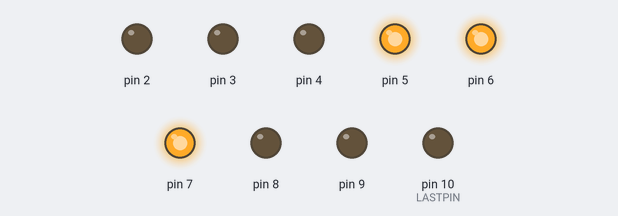
A sketch run on a simulated Arduino Uno, built with avr-gcc and run on an emulated ATmega328P. Parts: output pins drawn as LEDs (lit = HIGH). Pins used as bus, display or sensor lines are not drawn.

Above: at 0.5 s.
At 1.2 s:
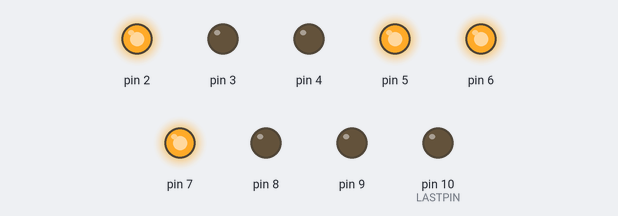
At 1.7 s:
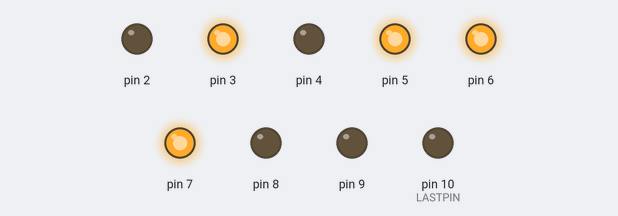
At 3.2 s:
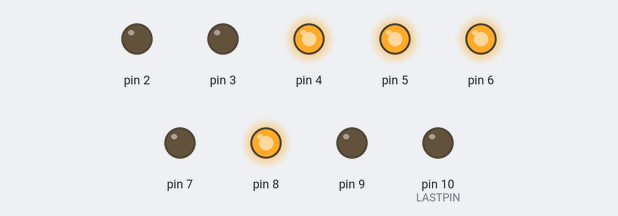
At 4.5 s:
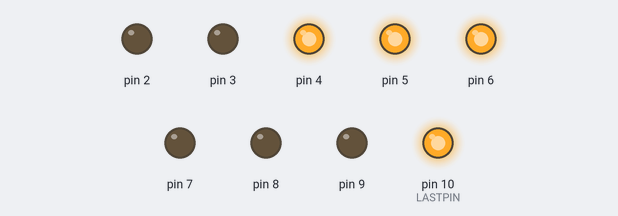
At 6.5 s:
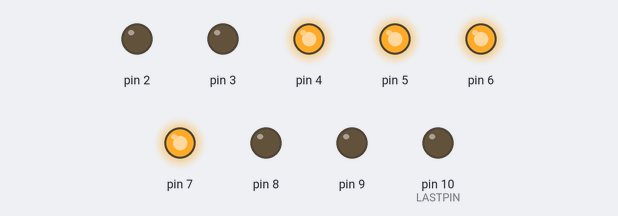
Timing chart, 0 to 9.2 s (numbered marks = the images above):
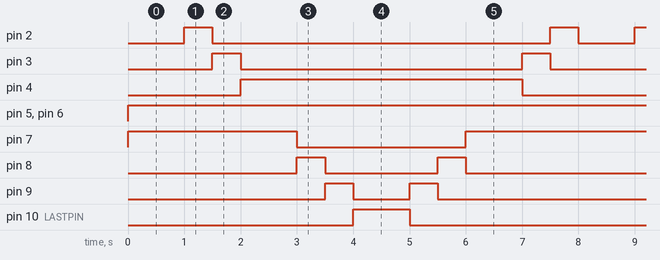

The sketch:

LED_patterns_2.ino
```cpp
/* Generation of LED patterns (part 2)
 * Reference link : https://www.facebook.com/watch/?v=231378848647363
 *
 * Hardware components
 *  Arduino Uno
 *  LED Bargraph
 *
 * Author : Sanghavi
 * Date : 04-09-2022
 */

const int FIRSTPIN = 1;
const int LASTPIN = 10;
void setup() {
  // configuring 1st to last pin to OUTPUT mode
  for(int pin = FIRSTPIN;pin<=LASTPIN;pin++)
  {
    pinMode(pin,OUTPUT);

  }
}

void loop() {
  pattern7();

}

void pattern1() // LED FILL
{
  for(int pin = FIRSTPIN;pin<=LASTPIN;pin++)
  {
    digitalWrite(pin,HIGH);
    delay(1000);
  }
  for(int pin = FIRSTPIN;pin<=LASTPIN;pin++)
  {
    digitalWrite(pin,LOW);
    delay(1000);
  }
}

void pattern2() // 2-Alternate LEDs
{
  for(int pin = FIRSTPIN;pin<=LASTPIN;pin= pin+2)
  {
    digitalWrite(pin,HIGH);
    delay(500);
    digitalWrite(pin,LOW);
  }
  for(int pin = FIRSTPIN+1;pin<=LASTPIN;pin = pin+2)
  {
    digitalWrite(pin,HIGH);
    delay(500);
    digitalWrite(pin,LOW);
  }
}

void pattern3()  // Falling water drop
{
  for(int pin = FIRSTPIN;pin<=LASTPIN;pin++)
  {
    if(pin== FIRSTPIN) {
      digitalWrite(pin,HIGH);
      delay(1000);
      digitalWrite(pin,LOW);
    }
    else{
      digitalWrite(pin,HIGH);
      delay(100);
      digitalWrite(pin,LOW);
    }
  }
}

void pattern4()  // Fade each LED
{
  for(int pin = FIRSTPIN;pin<=LASTPIN;pin++)
  {
    digitalWrite(pin,HIGH);
    delay(500);
    digitalWrite(pin,LOW);
    delay(500);
  }
}

void pattern5()  // Moving snake
{


}

void pattern6()      // Accelarating LEDs
{
  int midpin = LASTPIN/2;
  int pin;
  for(pin = FIRSTPIN;pin<=midpin;pin++)
  {
    digitalWrite(pin,HIGH);
    delay(1000);
    digitalWrite(pin,LOW);
  }
  for(pin = midpin;pin<=LASTPIN;pin++)
  {
    digitalWrite(pin,HIGH);
    delay(200);
    digitalWrite(pin,LOW);
  }
}

void pattern7()   // Newton's Cradle
{
  int pin;
  for(pin = FIRSTPIN;pin<=LASTPIN;pin++)   // 3 LEDs HIGH
  {
    if(pin == 5 || pin == 6 | pin == 7)     digitalWrite(pin,HIGH);
  }
  delay(500);
  for(pin = FIRSTPIN;pin<4;pin++) // MOVE pin 1 to pin 4
    {
      digitalWrite(pin,HIGH);
      delay(500);
      digitalWrite(pin,LOW);
    }
digitalWrite(pin,HIGH); // pin 4 as HIGH
delay(500);
  for(pin = 7;pin<=LASTPIN; pin++)  // Move pin 7 to pin 10
  {
    digitalWrite(pin,HIGH);
    delay(500);
    digitalWrite(pin,LOW);
  }
  for(pin=LASTPIN;pin>7;pin--)// 2CB  // Move pin 10 to pin 7
  {
    digitalWrite(pin,HIGH);
    delay(500);
    digitalWrite(pin,LOW);
  }
digitalWrite(pin,HIGH);   // Pin 7 as HIGH
delay(500);
  for(pin=4;pin>FIRSTPIN;pin--) // CBack  Move pin 4 to pin 1
{
  digitalWrite(pin,HIGH);
  delay(500);
  digitalWrite(pin,LOW);
}
digitalWrite(pin,HIGH);
}
```

Measured:
- by itself, pin 2: repeats every 8.0 s: LOW 6.0 s, HIGH 0.50 s, LOW 1.0 s, HIGH 0.50 s
- by itself, pin 3: repeats every 8.0 s: LOW 5.0 s, HIGH 0.50 s, LOW 2.0 s, HIGH 0.50 s
- by itself, pin 4: alternates HIGH for 5.0 s and LOW for 3.0 s
- by itself, pin 5, pin 6: LOW → HIGH at 0.00 s
- by itself, pin 7: repeats every 8.0 s: LOW 3.0 s, HIGH 5.0 s
- by itself, pin 8: repeats every 8.0 s: LOW 2.0 s, HIGH 0.50 s, LOW 5.0 s, HIGH 0.50 s
- by itself, pin 9: repeats every 8.0 s: LOW 1.0 s, HIGH 0.50 s, LOW 6.0 s, HIGH 0.50 s
- by itself, pin 10 (LASTPIN): alternates HIGH for 1.0 s and LOW for 7.0 s
